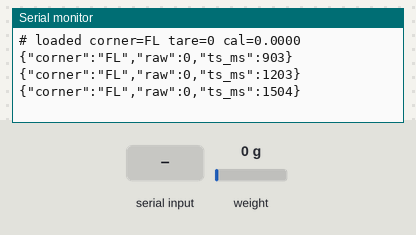
Simulated run of this program. Board: Arduino Nano ESP32. Parts: the last lines printed to the serial monitor. Inputs (shaded band) come from the test bench; at power-on: weight on the scale 0 g. EEPROM starts erased.

Above: at 1.8 s.
1.9 s: "tare\n" received over Serial
At 4.31 s:
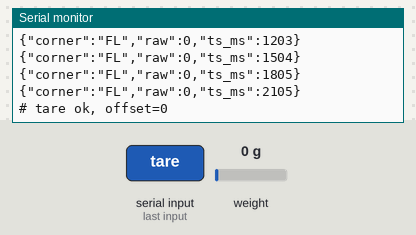
4.9 s: "cal \n" received over Serial
At 5.22 s:
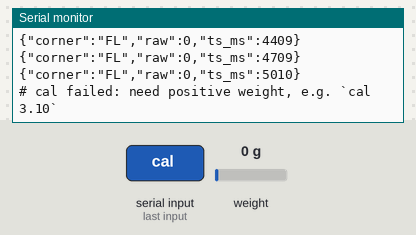
6.5 s: "corner \n" received over Serial
At 6.72 s:
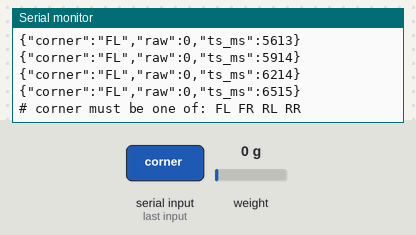
8.0 s: "info\n" received over Serial
At 8.33 s:
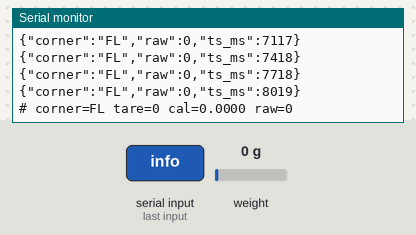
9.6 s: "90,45\n" received over Serial
At 9.83 s:
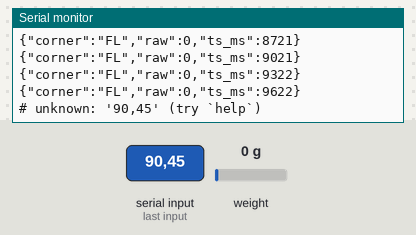
11.1 s: "5\n" received over Serial
At 11.33 s:
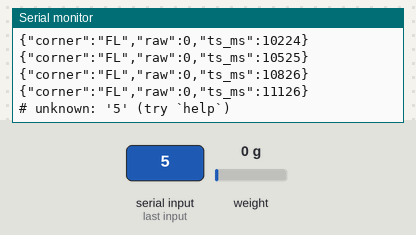
Timing chart, 0 to 13.6 s (numbered marks = the images above; inputs shaded):
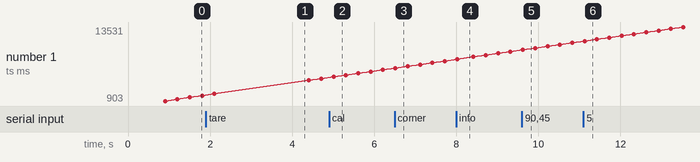

The program:

main.cpp
```cpp
// FSAE Corner Weight - HX711 reader (per-corner ESP32)
//
// One ESP32 + one HX711 + 4 strain-gauge load cells (Wheatstone bridge from
// the salvaged Daiso scale chassis) = one corner module.
//
// Output: one JSON line per sample @ ~10 Hz, e.g.
//   {"corner":"FL","weight_kg":12.34,"raw":3210000,"ts_ms":54321}
// — exact same shape the existing RPi serial_bridge / FastAPI server expects,
// so no changes on the Pi side.
//
// Serial commands (115200 baud, newline-terminated):
//   tare           — zero the scale at current load, persist offset
//   cal <kg>       — with <kg> known weight on the scale, set scale factor
//   corner <FL|FR|RL|RR>  — set this board's corner ID, persist
//   info           — print calibration / raw value
//
// Calibration + tare + corner are stored in NVS (Preferences) so they survive
// reboots. Until the first `cal` is run, weight_kg is omitted from output and
// the UI shows "--".

#include <Arduino.h>
#include <HX711.h>
#include <ArduinoJson.h>
#include <Preferences.h>
#include <math.h>

// HX711 wiring. Uses Arduino Nano ESP32 board labels (D4, D5), which the
// Arduino core maps to ESP32-S3 GPIO 7 and GPIO 8 respectively. Don't write
// raw `4`/`5` here — those are different silicon GPIOs.
static constexpr int kDoutPin = D4;   // HX711 DT  (board label "D4" → GPIO 7)
static constexpr int kSckPin  = D5;   // HX711 SCK (board label "D5" → GPIO 8)

static constexpr uint32_t kSamplePeriodMs = 100;   // 10 Hz output
static constexpr int      kSampleAvg      = 3;     // running average per sample
static constexpr int      kTareAvg        = 20;    // averaging on tare
static constexpr int      kCalAvg         = 20;    // averaging on calibration read

HX711 scale;
Preferences prefs;

static float    g_calFactor   = NAN;     // raw counts per kg; NAN = uncalibrated
static long     g_tareOffset  = 0;
static String   g_corner      = "FL";
static uint32_t g_lastSampleMs = 0;
static String   g_cmdBuf;


static void persist() {
    prefs.begin("scale", false);
    if (!isnan(g_calFactor)) prefs.putFloat("cal", g_calFactor);
    prefs.putLong("tare", g_tareOffset);
    prefs.putString("corner", g_corner);
    prefs.end();
}

static void loadFromNvs() {
    prefs.begin("scale", true);
    g_calFactor  = prefs.getFloat("cal", NAN);
    g_tareOffset = prefs.getLong("tare", 0);
    g_corner     = prefs.getString("corner", "FL");
    prefs.end();

    scale.set_offset(g_tareOffset);
    if (!isnan(g_calFactor)) scale.set_scale(g_calFactor);

    Serial.printf("# loaded corner=%s tare=%ld cal=%.4f\n",
                  g_corner.c_str(), g_tareOffset,
                  isnan(g_calFactor) ? 0.0f : g_calFactor);
}

static void cmdTare() {
    if (!scale.wait_ready_timeout(1000)) {
        Serial.println("# tare failed: HX711 not ready");
        return;
    }
    scale.tare(kTareAvg);
    g_tareOffset = scale.get_offset();
    persist();
    Serial.printf("# tare ok, offset=%ld\n", g_tareOffset);
}

static void cmdCalibrate(float knownKg) {
    if (knownKg <= 0.001f) {
        Serial.println("# cal failed: need positive weight, e.g. `cal 3.10`");
        return;
    }
    if (!scale.wait_ready_timeout(1000)) {
        Serial.println("# cal failed: HX711 not ready");
        return;
    }
    long avgRaw = scale.get_value(kCalAvg);   // tare-corrected raw
    g_calFactor = avgRaw / knownKg;           // counts per kg
    scale.set_scale(g_calFactor);
    persist();
    Serial.printf("# cal ok, factor=%.4f (avgRaw=%ld for %.2fkg)\n",
                  g_calFactor, avgRaw, knownKg);
}

static void cmdSetCorner(String c) {
    c.trim();
    c.toUpperCase();
    if (c != "FL" && c != "FR" && c != "RL" && c != "RR") {
        Serial.println("# corner must be one of: FL FR RL RR");
        return;
    }
    g_corner = c;
    persist();
    Serial.printf("# corner set: %s\n", g_corner.c_str());
}

static void cmdInfo() {
    long raw = scale.is_ready() ? scale.read() : 0;
    Serial.printf("# corner=%s tare=%ld cal=%.4f raw=%ld%s\n",
                  g_corner.c_str(), g_tareOffset,
                  isnan(g_calFactor) ? 0.0f : g_calFactor,
                  raw, scale.is_ready() ? "" : " (HX711 NOT READY)");
}

static void processCommand(const String& line) {
    if (line == "tare") {
        cmdTare();
    } else if (line.startsWith("cal ")) {
        cmdCalibrate(line.substring(4).toFloat());
    } else if (line.startsWith("corner ")) {
        cmdSetCorner(line.substring(7));
    } else if (line == "info") {
        cmdInfo();
    } else if (line == "help" || line == "?") {
        Serial.println("# commands: tare | cal <kg> | corner <FL|FR|RL|RR> | info");
    } else {
        Serial.printf("# unknown: '%s' (try `help`)\n", line.c_str());
    }
}

static void readSerialCommands() {
    while (Serial.available()) {
        char c = (char)Serial.read();
        if (c == '\n' || c == '\r') {
            if (g_cmdBuf.length() > 0) {
                processCommand(g_cmdBuf);
                g_cmdBuf = "";
            }
        } else if (g_cmdBuf.length() < 128) {
            g_cmdBuf += c;
        }
    }
}

static void emitSample() {
    if (millis() - g_lastSampleMs < kSamplePeriodMs) return;
    if (!scale.is_ready()) return;
    g_lastSampleMs = millis();

    long raw = scale.read_average(kSampleAvg);

    JsonDocument doc;
    doc["corner"] = g_corner;
    if (!isnan(g_calFactor) && g_calFactor != 0) {
        float w = (raw - g_tareOffset) / g_calFactor;
        doc["weight_kg"] = w;
    }
    doc["raw"]   = raw;
    doc["ts_ms"] = (uint32_t)millis();

    serializeJson(doc, Serial);
    Serial.println();
}

void setup() {
    Serial.begin(115200);
    delay(500);
    Serial.println("# FSAE corner-weight HX711 firmware");
    Serial.println("# commands: tare | cal <kg> | corner <FL|FR|RL|RR> | info");

    scale.begin(kDoutPin, kSckPin);
    delay(100);  // settle
    loadFromNvs();
}

void loop() {
    readSerialCommands();
    emitSample();
}
```

Measured:
- after the input at 1.9 s, the serial monitor: prints a new line after 2.2 s (image 1)
- after the input at 4.9 s, the serial monitor: prints a new line after 0.11 s (image 2)
- after the input at 6.5 s, the serial monitor: prints a new line at once (image 3)
- after the input at 8.0 s, the serial monitor: prints a new line after 0.12 s (image 4)
- after the input at 9.6 s, the serial monitor: prints a new line at once (image 5)
- after the input at 11.1 s, the serial monitor: prints a new line at once (image 6)
- plotted number 1: 1805 → 4709 after the input at 1.9 s, 4709 → 6214 after the input at 4.9 s, 6214 → 7718 after the input at 6.5 s, 7718 → 9322 after the input at 8.0 s, 9322 → 10826 after the input at 9.6 s
